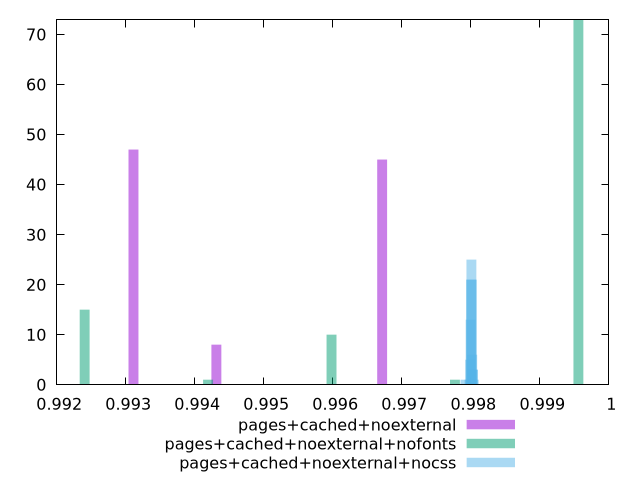

Recreate this plot in gnuplot.
$_pagesCachedNoexternal <<EOF
0.9931131549665352 47
0.994314017306277 8
0.9967157419857609 45
EOF
$_pagesCachedNoexternalNofonts <<EOF
0.9995583659111724 73
0.9924058910209315 15
0.9959821284660519 10
0.9941940097434917 1
0.9977702471886122 1
EOF
$_pagesCachedNoexternalNocss <<EOF
0.9980032466060909 21
0.9979923550007127 5
0.9980141382114691 21
0.9980250298168473 3
0.99800869240878 25
0.9980195840141581 6
0.9979978008034018 13
0.9980304756195364 3
0.9979814633953346 1
0.9979215595657545 1
0.9980413672249145 1
EOF
set key outside below
set terminal pngcairo
set output "report_00005_2020-11-02T22-26-11.212Z/interactive/interactive_pages+cached+noexternal_pages+cached+noexternal+nofonts_pages+cached+noexternal+nocss+hist.png"
set boxwidth 0.00014304949780481911
set style fill transparent solid 0.5 noborder
set yrange [0:73]
plot $_pagesCachedNoexternal title "pages+cached+noexternal" with boxes ,$_pagesCachedNoexternalNofonts title "pages+cached+noexternal+nofonts" with boxes ,$_pagesCachedNoexternalNocss title "pages+cached+noexternal+nocss" with boxes ,
